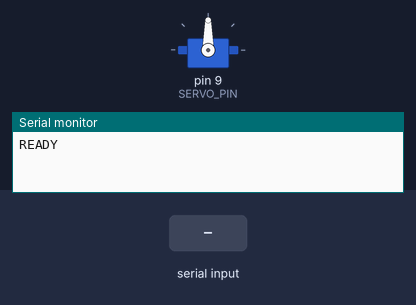
This sketch was run on a simulated Arduino Uno, built with avr-gcc and run on an emulated ATmega328P. On the bench: servo, the last lines printed to the serial monitor. Inputs (shaded band) come from the test bench.

Above: at 1.2 s.
1.3 s: "30,150\n" received over Serial
At 2.1 s:
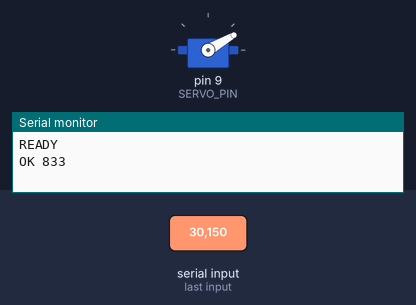
2.8 s: "0\n" received over Serial
At 3.1 s:
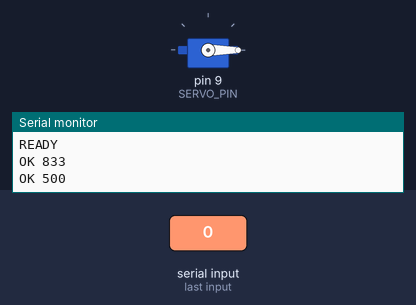
4.3 s: "200\n" received over Serial
At 5.5 s:
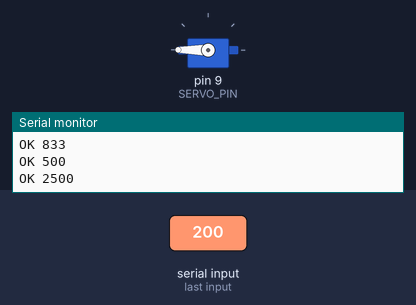
5.8 s: "90,45\n" received over Serial
At 6.7 s:
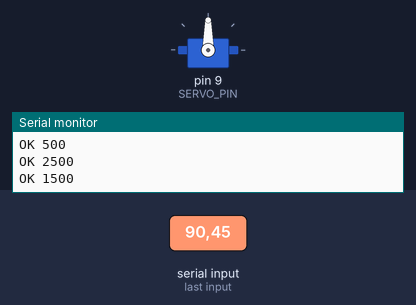
Timing chart, 0 to 8.3 s (numbered marks = the images above; inputs shaded):
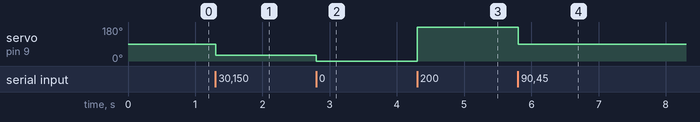

Measured:
- after the input at 1.3 s, servo on pin 9 (SERVO_PIN): 90° → 30° at once
- after the input at 2.8 s, servo on pin 9 (SERVO_PIN): 30° → 0° at once
- after the input at 4.3 s, servo on pin 9 (SERVO_PIN): 0° → 180° at once
- after the input at 5.8 s, servo on pin 9 (SERVO_PIN): 180° → 90° at once

The sketch:

sg5010servo.ino
```cpp
#include <Arduino.h>
#include <Servo.h>

#define SERVO_PIN    9
#define BAUD         9600
#define MIN_US       500
#define MAX_US       2500

Servo servo_;

static int degToUs(float deg) {
  if (deg < 0.0f)   deg = 0.0f;
  if (deg > 180.0f) deg = 180.0f;
  float ratio = deg / 180.0f;                 // 0.0 .. 1.0
  int us = (int)(MIN_US + ratio * (MAX_US - MIN_US) + 0.5f);
  return us;
}

void setup() {
  Serial.begin(BAUD);
  Serial.setTimeout(10);                      // 簡易タイムアウト
  servo_.attach(SERVO_PIN, MIN_US, MAX_US);   // 明示レンジ
  servo_.writeMicroseconds((MIN_US + MAX_US) / 2); // センター(約90°)
  Serial.println(F("READY"));
}

void loop() {
  // 1行（改行まで）を文字列で受け取るだけ。例: "90.5\n"
  if (Serial.available() > 0) {
    String line = Serial.readStringUntil('\n');
    line.trim();                               // 余分な空白/CR除去
    if (line.length() == 0) return;

    // 小数角をパース（例: "90.5"）
    float deg = line.toFloat();                // 失敗時は0になるが、そのまま進める
    int us = degToUs(deg);

    servo_.writeMicroseconds(us);
    Serial.print(F("OK "));
    Serial.println(us);
  }
}
```
